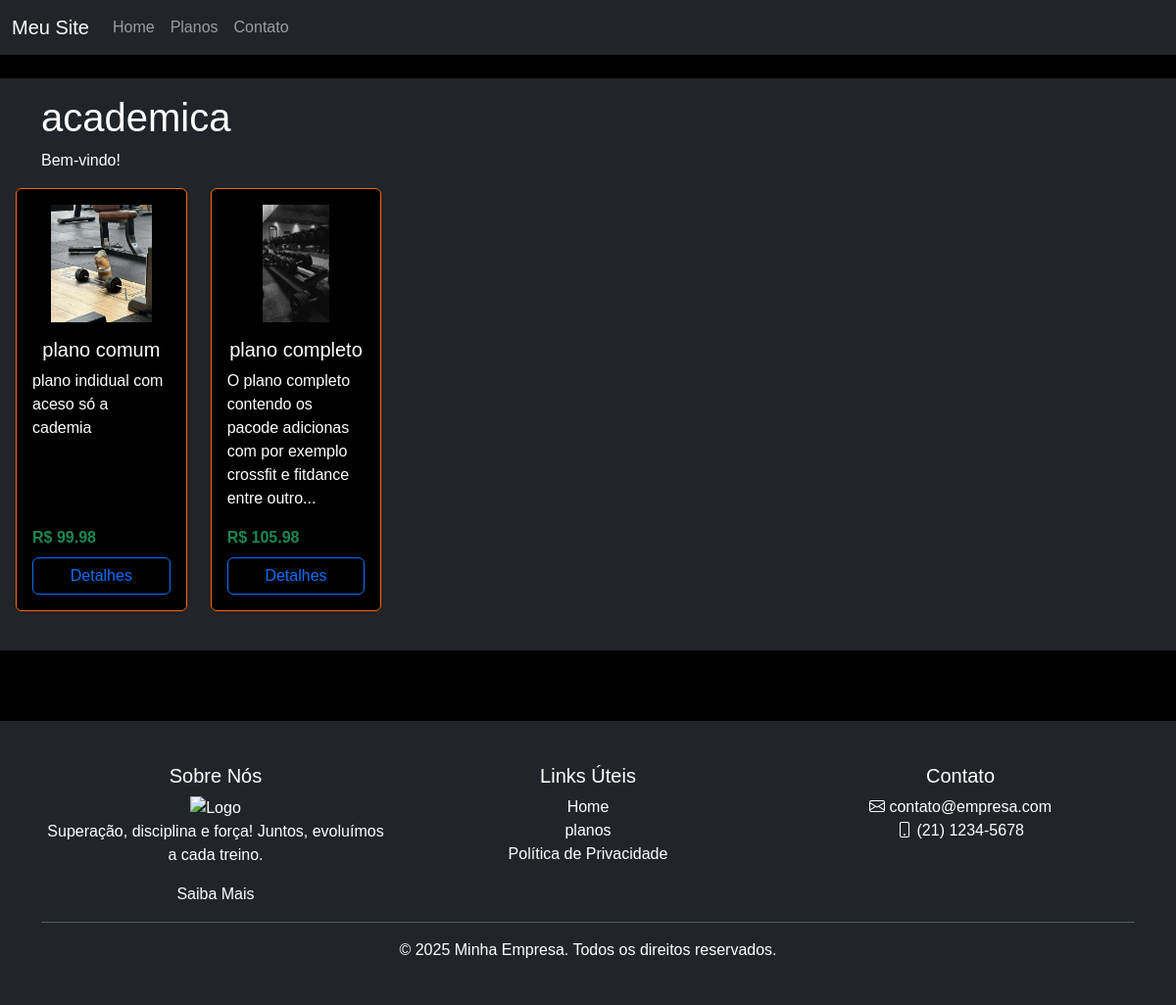
/produtos/, run on the app's committed database.
### app/models.py (models this page shows, shortened)
class Produto(models.Model):
    nome = models.CharField(max_length=100)
    imagem = models.ImageField(
        upload_to="static/app/img",  # Salva em media/produtos/
        blank=True,  # Opcional
        null=True,  # Pode ser nulo
    )
    preco = models.DecimalField(max_digits=10, decimal_places=2)
    disponivel = models.BooleanField(default=True)
    descricao = models.CharField(max_length=500, null=True, blank=True)

### app/views.py (the view)
# urls.py: path("produtos/", produtos, name="produtos"),
def produtos(request):
    produtos = Produto.objects.filter(disponivel=True)
    return render(request, "app/produtos.html", {"produtos": produtos})

### app/templates/app/produtos.html (shortened to what this page needs)
{% extends 'app/base.html' %}
{% block content %}
{% with "Nossos Produtos" as header_title %}
{% with "Conheça nossa linha completa" as header_subtitle %}
    {% include 'app/partials/_header.html' %}
{% endwith %}
{% endwith %}
{% load static %}
    <div class="row">
        {% for produto in produtos %}
        <div class="col-md-2 mb-4">
            <div class="card h-100 shadow-sm">
                <div class="card-body d-flex flex-column">
                    <div class="d-flex justify-content-center mb-3">
                        <img src="{{ produto.imagem.url }}"
                             alt="{{ produto.nome }}"
                             class="img-fluid rounded shadow-sm"
                             style="height: 120px; width: 120px; object-fit: contain;" />
                    </div>
                    <h5 class="card-title text-center">{{ produto.nome }}</h5>
                    <p class="card-text flex-grow-1">{{ produto.descricao }}</p>
                    <div class="mt-auto">
                        <p class="text-success fw-bold mb-2">R$ {{ produto.preco }}</p>
                        <a href="#" class="btn btn-outline-primary w-100">Detalhes</a>
                    </div>
                </div>
            </div>
        </div>
        {% empty %}
        <div class="col-12">
            <div class="alert alert-warning">
                Nenhum produto disponível no momento.
            </div>
        </div>
        {% endfor %}
    </div>
{% endblock %}

### app/templates/app/base.html (shortened to what this page needs)
{% load static %}
<!DOCTYPE html>
<html lang="pt-BR">
<head>
    <link href="https://cdn.jsdelivr.net/npm/bootstrap@5.3.0/dist/css/bootstrap.min.css" rel="stylesheet">
    <link rel="stylesheet" href="https://cdn.jsdelivr.net/npm/bootstrap-icons@1.10.0/font/bootstrap-icons.css">
    <link rel="stylesheet" href="{% static 'app/css/styles.css' %}">
</head>
<body class="d-flex flex-column min-vh-100">
    {% include 'app/partials/navbar.html' %}
    <main class="flex-grow-1 my-4">
        {% block content %}{% endblock %}
    </main>
    {% include 'app/partials/_footer.html' %}
</body>
</html>

### app/templates/app/partials/navbar.html (shortened to what this page needs)
<nav class="navbar navbar-expand-lg navbar-dark bg-dark">
    <div class="container-fluid">
        <a class="navbar-brand" href="{% url 'home' %}">Meu Site</a>
        <div class="collapse navbar-collapse" id="navbarNav">
            <ul class="navbar-nav">
                <li class="nav-item">
                    <a class="nav-link" href="{% url 'home' %}">Home</a>
                </li>
                <li class="nav-item">
                    <a class="nav-link" href="{% url 'produtos' %}">Planos</a>
                </li>
                <li class="nav-item">
                    <a class="nav-link" href="{% url 'contatos' %}">Contato</a>
                </li>
            </ul>
        </div>
    </div>
</nav>

### app/templates/app/partials/_header.html (shortened to what this page needs)
<header class="bg-dark text-white p-3">
    <div class="container">
        <h1>{% block header_title %}academica{% endblock %}</h1>
        <p>{% block header_subtitle %}Bem-vindo!{% endblock %}</p>
    </div>

### app/templates/app/partials/_footer.html
{% load static %}
<footer class="bg-dark text-white mt-5">
    <div class="container py-4">
        <div class="row">
            <div class="col-md-4">
                <h5>Sobre Nós</h5>
                <img src="{% static 'app/img/logo-white.png' %}" alt="Logo" width="120">
                <p>Superação, disciplina e força! Juntos, evoluímos a cada treino.</p>
                <a href="" class="text-white">Saiba Mais</a>
            </div>
            <div class="col-md-4">
                <h5>Links Úteis</h5>
                <ul class="list-unstyled">
                    <li><a href="{% url 'home' %}" class="text-white">Home</a></li>
                    <li><a href="{% url 'produtos' %}" class="text-white">planos</a></li>
                    <li><a href="#" class="text-white">Política de Privacidade</a></li>
                </ul>
            </div>
            <div class="col-md-4">
                <h5>Contato</h5>
                <ul class="list-unstyled">
                    <li><i class="bi bi-envelope"></i> contato@empresa.com</li>
                    <li><i class="bi bi-phone"></i> (21) 1234-5678</li>
                </ul>
            </div>
        </div>
        <hr class="bg-light">
        <div class="text-center">
            <p class="mb-0">&copy; {% now "Y" %} Minha Empresa. Todos os direitos reservados.</p>
        </div>
    </div>
</footer>

### app/static/app/css/styles.css (style rules this page uses)
:root { --primary-color: #ff6600; --secondary-color: #000000; --tercira-color: #346068cc; --text-light: #ffffff; }
body { background-color: var(--secondary-color); color: var(--text-light); font-family: Arial, sans-serif; }
.card { background-color: var(--secondary-color); color: var(--text-light); border: 1px solid var(--primary-color); }
footer { background-color: var(--secondary-color); color: var(--text-light); padding: 20px 0; text-align: center; }
footer a { color: var(--primary-color); text-decoration: none; }
.bg-light { --bs-bg-opacity: 1; background-color: rgba(13, 110, 253, 0.25) !important; }
img { max-width: 100%; height: auto; }

### data on the page
Produto: imagem (picture), nome "plano comum", descricao "plano indidual com aceso só a cademia", preco "99.98"
Produto: imagem (picture), nome "plano completo", descricao "O plano completo contendo os pacode adicionas com por exemplo crossfit e fitdance entre outro...", preco "105.98"
